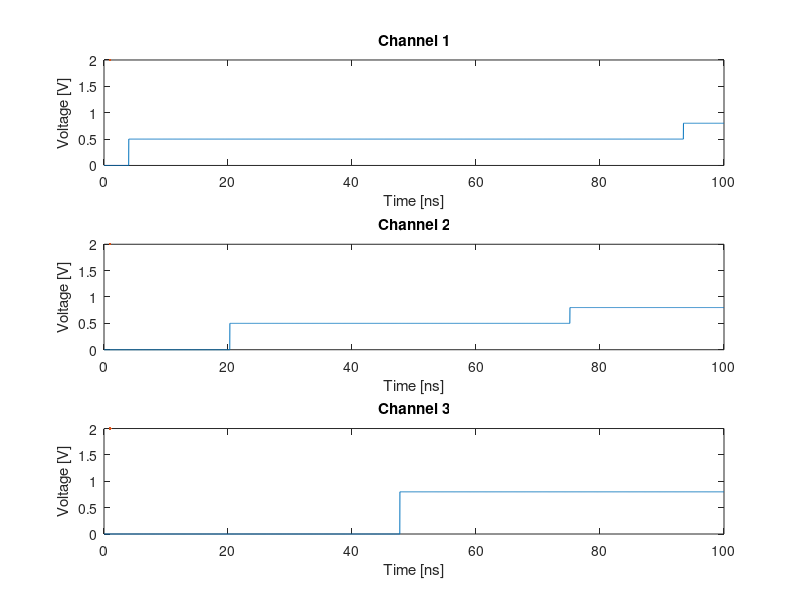

Write MATLAB code to recreate this figure. (Note: this script raises an error after producing the figure.)
% Constants
t = linspace(0, 100, 5000); % Time in nanoseconds
td_BNC12 = 18.288;          % Time Delays of going through once
td_BNC18 = 27.432;
ZL = 200;
ZO = 50;
if (ZL == inf), gamma=1; else, gamma = (ZL - ZO) / (ZL + ZO); end

% Voltage Step
v = @(t, td_start, td_end) 0.5*(t >= 2 + td_start) + gamma*0.5*(t >= 2 + td_end);

% Plotting
subplot(3,1,1)
plot(t, v(t, 2, 2*(td_BNC12 + td_BNC18)), lineWidth=2)
title("Channel 1")
xlabel("Time [ns]")
ylabel("Voltage [V]")

subplot(3,1,2)
plot(t, v(t, td_BNC12, td_BNC12+2*td_BNC18), lineWidth=2)
title("Channel 2")
xlabel("Time [ns]")
ylabel("Voltage [V]")

subplot(3,1,3)
plot(t, v(t, td_BNC12+td_BNC18, td_BNC12+td_BNC18), lineWidth=2)
title("Channel 3")
xlabel("Time [ns]")
ylabel("Voltage [V]")
sgtitle("Channel Voltages with Load of " + ZL + "\Omega", 'FontWeight', "Bold")
